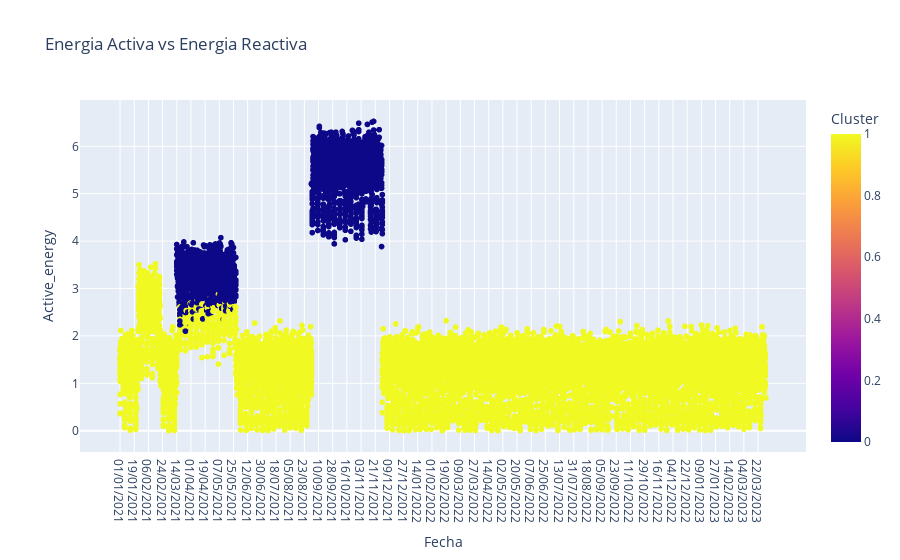

This figure's notebook cell:
### Code cell
# Crear modelo de KMeans
kmeans = KMeans(n_clusters=2, random_state=0)
# Estandarizar los datos
scaler = StandardScaler()
X = df_c1[['Active_energy', 'Reactive_energy', 'Voltaje_FA', 'Horario_laboral', 'Dia_semana']]
X_scaled = scaler.fit_transform(X)
# Entrenar el modelo
kmeans.fit(X_scaled)
# Predecir los clusters
df_c1['Cluster'] = kmeans.predict(X_scaled)
# Metrocas del modelo
print('Silhouette Score:', silhouette_score(X_scaled, df_c1['Cluster']))
print('Davies Bouldin Score:', davies_bouldin_score(X_scaled, df_c1['Cluster']))
print('Calinski Harabasz Score:', calinski_harabasz_score(X_scaled, df_c1['Cluster']))
# Graficar los clusters
fig = px.scatter(df_c1, x='Fecha', y='Active_energy', color='Cluster', title='Energia Activa vs Energia Reactiva')
fig.show()

### Figure 1 — Plotly figure (JSON) as saved in the notebook; plotly's stock layout.template omitted (floating-point values rounded to 4 significant figures; data arrays with more than 128 entries replaced by an {"elided": "..."} marker saying what was removed)
{"data": [{"hovertemplate": "Fecha=%{x}<br>Active_energy=%{y}<br>Cluster=%{marker.color}<extra></extra>", "legendgroup": "", "marker": {"color": {"elided": "19681 int values"}, "coloraxis": "coloraxis", "symbol": "circle"}, "mode": "markers", "name": "", "showlegend": false, "type": "scattergl", "x": {"elided": "19681 str values"}, "xaxis": "x", "y": {"elided": "19681 float values"}, "yaxis": "y"}], "layout": {"coloraxis": {"colorbar": {"title": {"text": "Cluster"}}, "colorscale": [[0, "#0d0887"], [0.1111, "#46039f"], [0.2222, "#7201a8"], [0.3333, "#9c179e"], [0.4444, "#bd3786"], [0.5556, "#d8576b"], [0.6667, "#ed7953"], [0.7778, "#fb9f3a"], [0.8889, "#fdca26"], [1, "#f0f921"]]}, "legend": {"tracegroupgap": 0}, "title": {"text": "Energia Activa vs Energia Reactiva"}, "xaxis": {"anchor": "y", "domain": [0, 1], "title": {"text": "Fecha"}}, "yaxis": {"anchor": "x", "domain": [0, 1], "title": {"text": "Active_energy"}}}}
